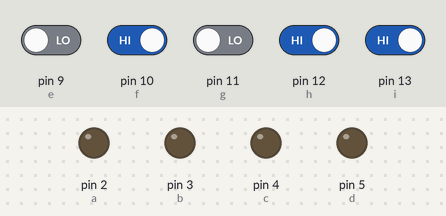
Bench run of a sketch on a simulated Arduino Uno, built with avr-gcc and run on an emulated ATmega328P. Parts: output pins drawn as LEDs (lit = HIGH). The inputs (shaded band) are chosen by the test bench; at power-on: pin 10 (f), pin 12 (h), pin 13 (i) HIGH, pin 9 (e), pin 11 (g) LOW.

Above: at 1.2 s.
1.3 s: pin 9 (e) driven HIGH and pin 10 (f) driven LOW
At 1.8 s:
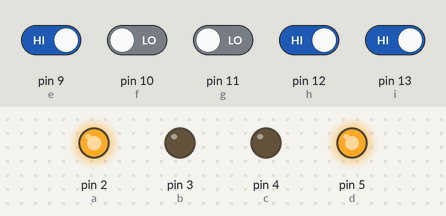
2.8 s: pin 9 (e) driven LOW and pin 10 (f) driven HIGH and pin 11 (g) driven HIGH and pin 12 (h) driven LOW and pin 13 (i) driven LOW
At 4.2 s:
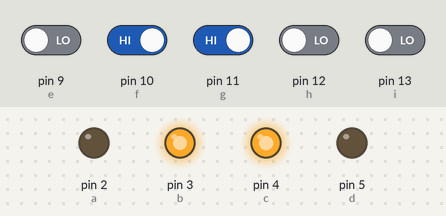
Timing chart, 0 to 5.8 s (numbered marks = the images above; inputs shaded):
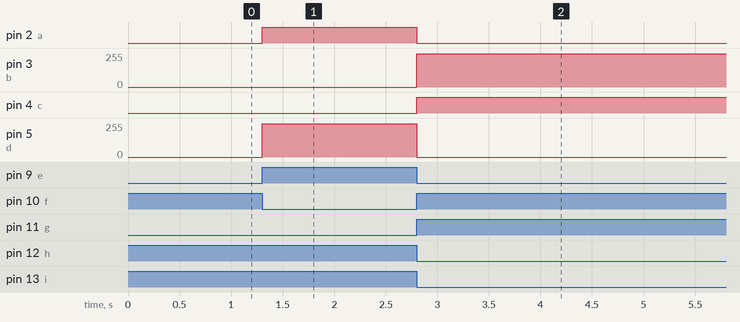

The sketch:

motor.ino
```cpp
int a=2;
int b=3;
int c=4;
int d=5;
int e=9;//m2
int f=10;//
int g=11;//m1
int h=12;//
int i=13;//

void setup() {
  // put your setup code here, to run once:
pinMode(a,OUTPUT);
pinMode(b,OUTPUT);
pinMode(c,OUTPUT);
pinMode(d,OUTPUT);
pinMode(e,INPUT);
pinMode(f,INPUT);
pinMode(g,INPUT);
pinMode(h,INPUT);
pinMode(i,INPUT);
Serial.begin(9600);
}

void loop() {
  // put your main code here, to run repeatedly:

int j=digitalRead(e);
int k=digitalRead(f);//
int l=digitalRead(g);
int m=digitalRead(h);//
int n=digitalRead(i);//
if(k==0&&m==0&&n==0&&j==1&&l==1){
  analogWrite(b,250);
  digitalWrite(a,LOW);
  analogWrite(d,250);
  digitalWrite(c,LOW);
}
else if(l==1&&k==1&&n==0){
  analogWrite(b,250);
  digitalWrite(a,LOW);
  analogWrite(d,0);
  digitalWrite(c,HIGH);
}
else if(k==0&&j==1&&n==1){
  analogWrite(b,0);
  digitalWrite(a,HIGH);
  analogWrite(d,250);
  digitalWrite(c,LOW);
}
/*else if(k==1||m==1||n==1||j==0&&l==1)
{
  analogWrite(b,250);
  digitalWrite(a,LOW);
  analogWrite(d,0);
  digitalWrite(c,HIGH);
}
else if(k==1||m==1||n==1||j==1&&l==0)
{
  analogWrite(b,0);
  digitalWrite(a,HIGH);
  analogWrite(d,250);
  digitalWrite(c,LOW);
}*/
else if(k==0&&m==0&&n==0&&j==0&&l==1)
{
  analogWrite(b,250);
  digitalWrite(a,LOW);
  analogWrite(d,0);
  digitalWrite(c,HIGH);
}
else if(k==0&&m==0&&n==0&&j==1&&l==0)
{
  analogWrite(b,0);
  digitalWrite(a,HIGH
  );
  analogWrite(d,250);
  digitalWrite(c,LOW);
}
else if(k==0&&m==0&&n==0&&j==0&&l==0)
{
  analogWrite(b,0);
  digitalWrite(a,LOW);
  analogWrite(d,0);
  digitalWrite(c,LOW);
}
else if(k==1&&m==1&&n==1&&j==1&&l==1)
{
  analogWrite(b,0);
  digitalWrite(a,LOW);
  analogWrite(d,0);
  digitalWrite(c,LOW);
}


//delay(2000);
//digitalWrite(a,LOW);
//digitalWrite(c,HIGH);

}
```

Measured:
- after the input at 1.3 s, pin 2 (a): LOW → HIGH at once; pin 5 (d): 0/255 → 250/255 at once
- after the input at 2.8 s, pin 2 (a): HIGH → LOW at once; pin 3 (b): 0/255 → 250/255 at once; pin 4 (c): LOW → HIGH at once; pin 5 (d): 250/255 → 0/255 at once
